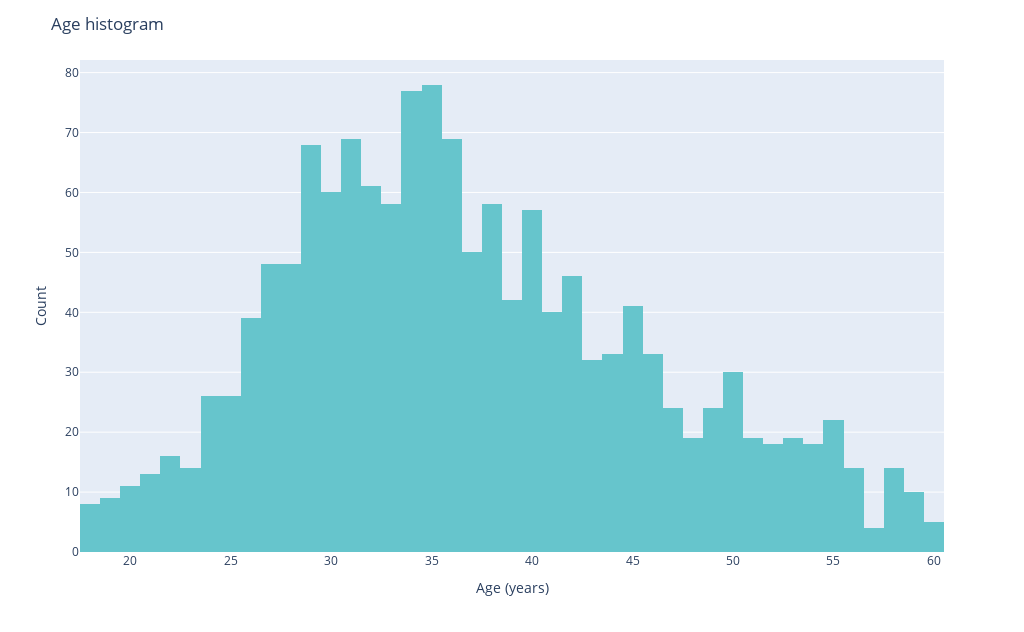

Notebook code for this chart:
### Markdown cell above
### 6 - How are the ages distributed?

### Code cell
# We'll first focus on very basic questions about age, gender, education level, etc...
# How are the ages distributed?

fig = px.histogram(df, x="Age", color_discrete_sequence=px.colors.qualitative.Pastel, width=kWidthPx, height=kHeightPx)
fig.update_layout(title="Age histogram")
fig.update_layout(
    xaxis_title="Age (years)", 
    yaxis_title="Count"
)
fig.show()

### Figure 1 — Plotly figure (JSON) as saved in the notebook; plotly's stock layout.template omitted (floating-point values rounded to 4 significant figures; data arrays with more than 128 entries replaced by an {"elided": "..."} marker saying what was removed)
{"data": [{"alignmentgroup": "True", "bingroup": "x", "hovertemplate": "Age=%{x}<br>count=%{y}<extra></extra>", "legendgroup": "", "marker": {"color": "rgb(102, 197, 204)", "pattern": {"shape": ""}}, "name": "", "offsetgroup": "", "orientation": "v", "showlegend": false, "type": "histogram", "x": {"elided": "1470 int values"}, "xaxis": "x", "yaxis": "y"}], "layout": {"barmode": "relative", "height": 632.9, "legend": {"tracegroupgap": 0}, "margin": {"t": 60}, "title": {"text": "Age histogram"}, "width": 1024, "xaxis": {"anchor": "y", "domain": [0, 1], "title": {"text": "Age (years)"}}, "yaxis": {"anchor": "x", "domain": [0, 1], "title": {"text": "Count"}}}}
